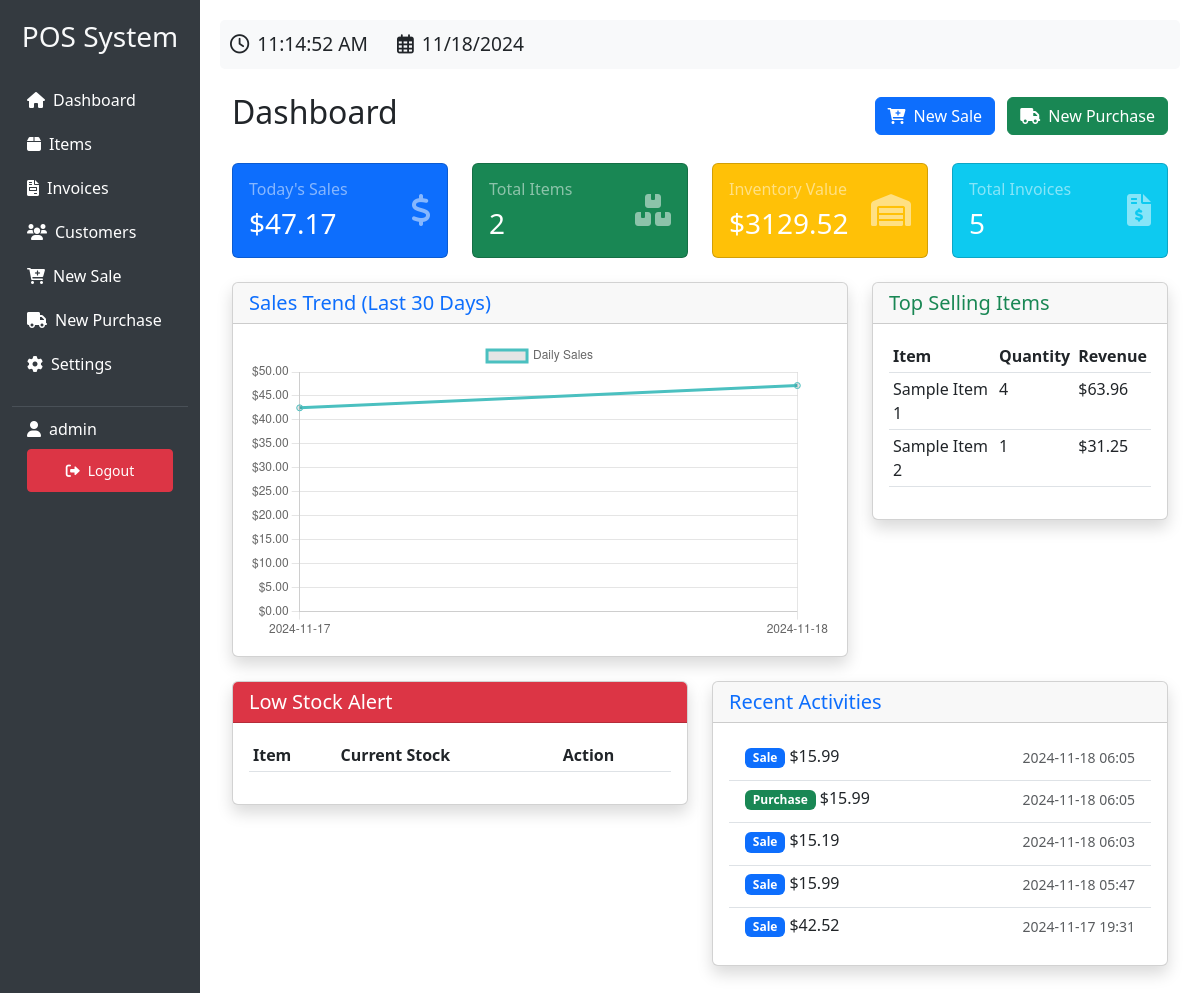
The page /dashboard (signed in) on the database its author committed.
### app.py (models this page shows, shortened)
class User(UserMixin, db.Model):
    id = db.Column(db.Integer, primary_key=True)
    username = db.Column(db.String(80), unique=True, nullable=False)
    password = db.Column(db.String(120), nullable=False)

class Settings(db.Model):
    id = db.Column(db.Integer, primary_key=True)
    trend_days = db.Column(db.Integer, default=30)
    low_stock_threshold = db.Column(db.Integer, default=10)
    allow_date_edit = db.Column(db.Boolean, default=False)
    created_at = db.Column(db.DateTime, default=datetime.utcnow)

class Item(db.Model):
    id = db.Column(db.Integer, primary_key=True)
    name = db.Column(db.String(100), nullable=False)
    description = db.Column(db.String(500))
    price = db.Column(db.Float, nullable=False)
    quantity = db.Column(db.Integer, default=0)
    created_at = db.Column(db.DateTime, default=datetime.utcnow)

class Invoice(db.Model):
    id = db.Column(db.Integer, primary_key=True)
    invoice_type = db.Column(db.String(20), nullable=False)  # 'sale' or 'purchase'
    date = db.Column(db.DateTime, nullable=False, default=datetime.utcnow)
    customer_id = db.Column(db.Integer, db.ForeignKey('customer.id'), nullable=False)
    subtotal = db.Column(db.Float, nullable=False)
    discount_percentage = db.Column(db.Float, default=0)
    discount_amount = db.Column(db.Float, default=0)
    total_amount = db.Column(db.Float, nullable=False)

### app.py (the view)
@app.route('/dashboard')
@login_required
def dashboard():
    from sqlalchemy import func, desc
    from datetime import datetime, timedelta
    settings = Settings.query.order_by(Settings.created_at.desc()).first()
    if not settings:
        settings = Settings()
        db.session.add(settings)
        db.session.commit()
    today = datetime.utcnow().date()
    days_ago = today - timedelta(days=settings.trend_days)
    total_items = Item.query.count()
    low_stock_items = Item.query.filter(Item.quantity < settings.low_stock_threshold).all()
    total_invoices = Invoice.query.count()
    today_sales = db.session.query(func.sum(Invoice.total_amount))\
        .filter(Invoice.invoice_type == 'sale')\
        .filter(func.date(Invoice.date) == today)\
        .scalar() or 0
    daily_sales = db.session.query(
        func.date(Invoice.date).label('date'),
        func.sum(Invoice.total_amount).label('total')
    ).filter(
        Invoice.invoice_type == 'sale',
        Invoice.date >= days_ago
    ).group_by(
        func.date(Invoice.date)
    ).all()
    sales_dates = []
    sales_totals = []
    for sale in daily_sales:
        date_str = str(sale.date)
        sales_dates.append(date_str)
        sales_totals.append(float(sale.total))
    top_selling_items = db.session.query(
        Item.name,
        func.sum(InvoiceItem.quantity).label('total_quantity'),
        func.sum(InvoiceItem.quantity * InvoiceItem.price).label('total_revenue')
    ).join(InvoiceItem).join(Invoice).filter(
        Invoice.invoice_type == 'sale',
        Invoice.date >= days_ago
    ).group_by(Item.id).order_by(desc('total_quantity')).limit(5).all()
    recent_activities = []
    recent_invoices = Invoice.query.order_by(Invoice.date.desc()).limit(10).all()
    for invoice in recent_invoices:
        activity = {
            'id': invoice.id,
            'type': invoice.invoice_type,
            'date': invoice.date.strftime('%Y-%m-%d %H:%M') if invoice.date else '',
            'amount': invoice.total_amount
        }
        recent_activities.append(activity)
    total_inventory_value = db.session.query(
        func.sum(Item.quantity * Item.price)
    ).scalar() or 0
    sales_vs_purchases = db.session.query(
        Invoice.invoice_type,
        func.sum(Invoice.total_amount).label('total')
    ).filter(
        Invoice.date >= days_ago
    ).group_by(Invoice.invoice_type).all()
    sales_amount = 0
    purchases_amount = 0
    for invoice_type, total in sales_vs_purchases:
        if invoice_type == 'sale':
            sales_amount = float(total)
        else:
            purchases_amount = float(total)
    return render_template('dashboard.html',
                         settings=settings,
                         today_sales=today_sales,
                         total_items=total_items,
                         total_invoices=total_invoices,
                         total_inventory_value=total_inventory_value,
                         sales_dates=sales_dates,
                         sales_totals=sales_totals,
                         top_selling_items=top_selling_items,
                         recent_activities=recent_activities,
                         low_stock_items=low_stock_items,
                         sales_amount=sales_amount,
                         purchases_amount=purchases_amount)

### app.py (called while the page is built)
@login_manager.user_loader
def load_user(user_id):
    return User.query.get(int(user_id))

### templates/dashboard.html (shortened to what this page needs)
{% extends "base.html" %}
{% block content %}
<div class="container-fluid">
    <div class="d-flex justify-content-between align-items-center mb-4">
        <h2>Dashboard</h2>
        <div>
            <a href="{{ url_for('new_invoice', type='sale') }}" class="btn btn-primary">
                <i class="fas fa-cart-plus me-2"></i>New Sale
            </a>
            <a href="{{ url_for('new_invoice', type='purchase') }}" class="btn btn-success ms-2">
                <i class="fas fa-truck me-2"></i>New Purchase
            </a>
        </div>
    </div>
    <div class="row mb-4">
        <div class="col-xl-3 col-md-6">
            <div class="card bg-primary text-white h-100">
                <div class="card-body">
                    <div class="d-flex justify-content-between align-items-center">
                        <div>
                            <h6 class="text-white-50">Today's Sales</h6>
                            <h3 class="mb-0">${{ "%.2f"|format(today_sales) }}</h3>
                        </div>
                        <div class="text-white-50">
                            <i class="fas fa-dollar-sign fa-2x"></i>
                        </div>
                    </div>
                </div>
            </div>
        </div>
        <div class="col-xl-3 col-md-6">
            <div class="card bg-success text-white h-100">
                <div class="card-body">
                    <div class="d-flex justify-content-between align-items-center">
                        <div>
                            <h6 class="text-white-50">Total Items</h6>
                            <h3 class="mb-0">{{ total_items }}</h3>
                        </div>
                        <div class="text-white-50">
                            <i class="fas fa-boxes fa-2x"></i>
                        </div>
                    </div>
                </div>
            </div>
        </div>
        <div class="col-xl-3 col-md-6">
            <div class="card bg-warning text-white h-100">
                <div class="card-body">
                    <div class="d-flex justify-content-between align-items-center">
                        <div>
                            <h6 class="text-white-50">Inventory Value</h6>
                            <h3 class="mb-0">${{ "%.2f"|format(total_inventory_value) }}</h3>
                        </div>
                        <div class="text-white-50">
                            <i class="fas fa-warehouse fa-2x"></i>
                        </div>
                    </div>
                </div>
            </div>
        </div>
        <div class="col-xl-3 col-md-6">
            <div class="card bg-info text-white h-100">
                <div class="card-body">
                    <div class="d-flex justify-content-between align-items-center">
                        <div>
                            <h6 class="text-white-50">Total Invoices</h6>
                            <h3 class="mb-0">{{ total_invoices }}</h3>
                        </div>
                        <div class="text-white-50">
                            <i class="fas fa-file-invoice-dollar fa-2x"></i>
                        </div>
                    </div>
                </div>
            </div>
        </div>
    </div>
    <div class="row">
        <div class="col-xl-8 col-lg-7">
            <div class="card shadow mb-4">
                <div class="card-header d-flex justify-content-between align-items-center">
                    <h5 class="m-0 font-weight-bold text-primary">Sales Trend (Last {{ settings.trend_days }} Days)</h5>
                </div>
                <div class="card-body">
                    <canvas id="salesChart" style="height: 300px;"></canvas>
                </div>
            </div>
        </div>
        <div class="col-xl-4 col-lg-5">
            <div class="card shadow mb-4">
                <div class="card-header d-flex justify-content-between align-items-center">
                    <h5 class="m-0 font-weight-bold text-success">Top Selling Items</h5>
                </div>
                <div class="card-body">
                    <div class="table-responsive">
                        <table class="table table-sm">
                            <thead>
                                <tr>
                                    <th>Item</th>
                                    <th>Quantity</th>
                                    <th>Revenue</th>
                                </tr>
                            </thead>
                            <tbody>
                                {% for item in top_selling_items %}
                                <tr>
                                    <td>{{ item.name }}</td>
                                    <td>{{ item.total_quantity }}</td>
                                    <td>${{ "%.2f"|format(item.total_revenue) }}</td>
                                </tr>
                                {% endfor %}
                            </tbody>
                        </table>
                    </div>
                </div>
            </div>
        </div>
    </div>
    <div class="row">
        <div class="col-xl-6">
            <div class="card shadow mb-4">
                <div class="card-header bg-danger text-white d-flex justify-content-between align-items-center">
                    <h5 class="m-0">Low Stock Alert</h5>
                </div>
                <div class="card-body">
                    <div class="table-responsive">
                        <table class="table table-sm">
                            <thead>
                                <tr>
                                    <th>Item</th>
                                    <th>Current Stock</th>
                                    <th>Action</th>
                                </tr>
                            </thead>
                        </table>
                    </div>
                </div>
            </div>
        </div>
        <div class="col-xl-6">
            <div class="card shadow mb-4">
                <div class="card-header d-flex justify-content-between align-items-center">
                    <h5 class="m-0 font-weight-bold text-primary">Recent Activities</h5>
                </div>
                <div class="card-body">
                    <div class="list-group list-group-flush">
                        {% for activity in recent_activities %}
                        <a href="{{ url_for('view_invoice', invoice_id=activity.id) }}" class="list-group-item list-group-item-action">
                            <div class="d-flex w-100 justify-content-between">
                                <h6 class="mb-1">
                                    <span class="badge {% if activity.type == 'sale' %}bg-primary{% else %}bg-success{% endif %}">
                                        {{ activity.type|title }}
                                    </span>
                                    ${{ "%.2f"|format(activity.amount) }}
                                </h6>
                                <small class="text-muted">{{ activity.date }}</small>
                            </div>
                        </a>
                        {% endfor %}
                    </div>
                </div>
            </div>
        </div>
    </div>
</div>
<script>
    // Sales Chart
    const ctx = document.getElementById('salesChart').getContext('2d');
    new Chart(ctx, {
        type: 'line',
        data: {
            labels: {{ sales_dates|tojson }},
            datasets: [{
                label: 'Daily Sales',
                data: {{ sales_totals|tojson }},
                borderColor: 'rgb(75, 192, 192)',
                tension: 0.1,
                fill: false
            }]
        },
        options: {
            responsive: true,
            maintainAspectRatio: false,
            scales: {
                y: {
                    beginAtZero: true,
                    ticks: {
                        callback: function(value) {
                            return '$' + value.toFixed(2);
                        }
                    }
                }
            },
            plugins: {
                tooltip: {
                    callbacks: {
                        label: function(context) {
                            return '$' + context.parsed.y.toFixed(2);
                        }
                    }
                }
            }
        }
    });
</script>
{% endblock %}

### templates/base.html (shortened to what this page needs)
<!DOCTYPE html>
<html lang="en">
<head>
    <link href="https://cdn.jsdelivr.net/npm/bootstrap@5.3.0/dist/css/bootstrap.min.css" rel="stylesheet">
    <link href="https://cdnjs.cloudflare.com/ajax/libs/font-awesome/6.0.0/css/all.min.css" rel="stylesheet">
</head>
<body>
    {% if current_user.is_authenticated %}
    <div class="container-fluid">
        <div class="row">
            <div class="col-md-2 sidebar">
                <h3 class="text-light text-center mb-4">POS System</h3>
                <a href="{{ url_for('dashboard') }}"><i class="fas fa-home me-2"></i>Dashboard</a>
                <a href="{{ url_for('items') }}"><i class="fas fa-box me-2"></i>Items</a>
                <a href="{{ url_for('invoices') }}"><i class="fas fa-file-invoice me-2"></i>Invoices</a>
                <a href="{{ url_for('customers') }}"><i class="fas fa-users me-2"></i>Customers</a>
                <a href="{{ url_for('new_invoice', type='sale') }}"><i class="fas fa-cart-plus me-2"></i>New Sale</a>
                <a href="{{ url_for('new_invoice', type='purchase') }}"><i class="fas fa-truck me-2"></i>New Purchase</a>
                <a href="{{ url_for('settings') }}"><i class="fas fa-cog me-2"></i>Settings</a>
                <div class="user-info">
                    <div class="d-flex align-items-center mb-2">
                        <i class="fas fa-user me-2"></i>
                        <span>{{ current_user.username }}</span>
                    </div>
                    <a href="{{ url_for('logout') }}" class="btn btn-danger btn-sm w-100">
                        <i class="fas fa-sign-out-alt me-2"></i>Logout
                    </a>
                </div>
            </div>
            <div class="col-md-10 main-content">
                <div class="clock-container mb-4">
                    <i class="far fa-clock me-2"></i><span id="clock"></span>
                    <i class="far fa-calendar-alt ms-4 me-2"></i><span id="date"></span>
                </div>
                {% block content %}{% endblock %}
            </div>
        </div>
    </div>
    {% else %}
        {% block auth_content %}{% endblock %}
    {% endif %}
</body>
</html>

### templates/base.html (style rules this page uses)
.clock-container { font-size: 1.2rem; padding: 10px; background-color: #f8f9fa; border-radius: 5px; }
.sidebar { min-height: 100vh; background-color: #343a40; padding-top: 20px; }
.sidebar a { color: #fff; text-decoration: none; padding: 10px 15px; display: block; }
.main-content { padding: 20px; }
.user-info { color: #fff; padding: 10px 15px; border-top: 1px solid #495057; margin-top: 20px; }

### rows shown on the page
User: username "admin"
Settings: trend_days "30"
Item: name "Sample Item 1", total_quantity "4", total_revenue "63.96"
Item: name "Sample Item 2", total_quantity "1", total_revenue "31.25"
Invoice: type "Sale", amount "15.99", date "2024-11-18 06:05"
Invoice: type "Purchase", amount "15.99", date "2024-11-18 06:05"
Invoice: type "Sale", amount "15.19", date "2024-11-18 06:03"
Invoice: type "Sale", amount "15.99", date "2024-11-18 05:47"
Invoice: type "Sale", amount "42.52", date "2024-11-17 19:31"

### other values the page prints
{{ "%.2f"|format(today_sales) }} "47.17"
{{ total_items }} "2"
{{ "%.2f"|format(total_inventory_value) }} "3129.52"
{{ total_invoices }} "5"
chart data {{ sales_dates|tojson }} ["2024-11-17", "2024-11-18"]
chart data {{ sales_totals|tojson }} [42.52, 47.170500000000004]
